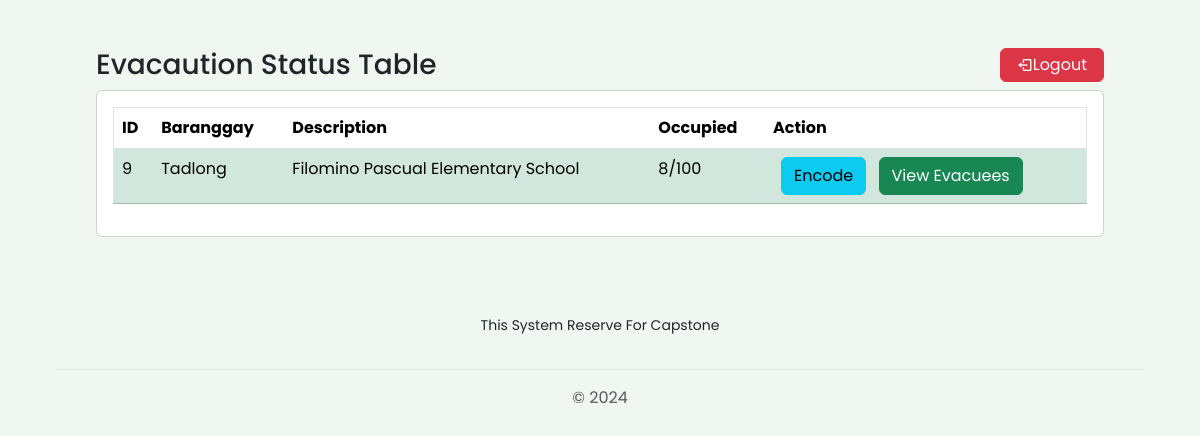
Screenshot of /view/pages/facilitator/dashboard.php (signed in) with the database file from the repository.
### tables this page shows
CREATE TABLE `tbl_evacuation_location` (
  `id` int(11) NOT NULL,
  `location_id` varchar(255) NOT NULL,
  `location_name` varchar(255) NOT NULL,
  `location_description` varchar(255) NOT NULL,
  `location_latitude` varchar(255) NOT NULL,
  `location_longhitude` varchar(255) NOT NULL,
  `location_current_no_of_evacuue` int(255) NOT NULL,
  `location_max_accommodate` int(255) NOT NULL,
  `facilitator_id` int(255) NOT NULL
);

### connection/connection.php (called while the page is built, shortened)
<?php
class config {
    public function __construct(){
        $dsn = "mysql:host=".H.";dbname=".DB;
        $username = U;
        $password = P;
        try {
            $this->pdo = new PDO($dsn, $username, $password);
        } catch (PDOException $e) {
            die("Connection failed: " . $e->getMessage());
        }
    }
}
?>

### controller/FacilitatorController.php (called while the page is built, shortened)
<?php
    require('../../../services/FacilitatorServices.php');
    $facilitatorServices = new FacilitatorServices();
?>

### services/FacilitatorServices.php (called while the page is built, shortened)
<?php
require_once("../../../connection/connection.php");
class FacilitatorServices extends config {
    public function getEvacuationStatus($id) {
        try {
            $query = "SELECT `id`, `location_id`, `location_name`, `location_description`, `location_latitude`, `location_longhitude`, `location_current_no_of_evacuue`, `location_max_accommodate`, `facilitator_id`
                      FROM `tbl_evacuation_location`
                      WHERE `facilitator_id` = :id";
            $stmt = $this->pdo->prepare($query);
            $stmt->bindParam(':id', $id, PDO::PARAM_INT);
            $stmt->execute();
            $calamities = $stmt->fetchAll(PDO::FETCH_ASSOC);
            return $calamities;
        } catch (PDOException $e) {
            echo "Error: " . $e->getMessage();
        }
    }
}
?>

### view/pages/facilitator/dashboard.php (the view, shortened to what this page needs)
<?php
   include_once('../../../controller/FacilitatorController.php');
if(isset($_SESSION['facilitator_id'])){
    $id = $_SESSION['facilitator_id'];
    $evacautionStatus = $facilitatorServices->getEvacuationStatus($id);
}
?>
<!DOCTYPE html>
<html lang="en">
<head>
    <link rel="stylesheet" href="https://unpkg.com/leaflet@1.9.4/dist/leaflet.css" />
    <link href="https://cdn.jsdelivr.net/npm/bootstrap@5.3.3/dist/css/bootstrap.min.css" rel="stylesheet">
    <link rel="stylesheet" href="https://cdnjs.cloudflare.com/ajax/libs/font-awesome/6.6.0/css/all.min.css" />
    <link rel="stylesheet" href="../../css/sidebar.css">
    <link href='https://unpkg.com/boxicons@2.1.1/css/boxicons.min.css' rel='stylesheet'>
</head>
<body class="px-1 px-md-5">
<div class="p-2 p-md-5">
    <div class="p-0">
        <div class="d-flex justify-content-between">
            <h3 class="text-dark">Evacaution Status Table</h3>
            <div class='bottom-content'>
                <form action='' method='post'>
                        <button type='submit' class='d-flex w-100 btn btn-danger p-0 px-3 py-2' style='padding-left: -10px'>
                            <i class='bx bx-log-out icon p-0 m-0' style='margin-left: -10px;'></i>
                            <span class='text nav-text text-start' style='line-height: 1;'>Logout</span>
                        </button>
                </form>
            </div>
        </div>
        <div class="table-responsive card p-3">
            <table border="1" class="table p-3" id="pestData">
                <thead>
                    <tr>
                        <th>ID</th>
                        <th>Baranggay</th>
                        <th>Description</th>
                        <th>Occupied</th>
                        <th>Action</th>
                    </tr>
                </thead>
                <tbody>
                    <?php if (!empty($evacautionStatus)): ?>
                        <?php foreach ($evacautionStatus as $evacaution): ?>
                            <tr
                            class="<?php
                                        $percentage = 0;
                                        if ($evacaution['location_max_accommodate'] > 0) {
                                            $percentage = ($evacaution['location_current_no_of_evacuue'] / $evacaution['location_max_accommodate']) * 100;
                                        }
                                        if ($percentage <= 50) {
                                            echo 'table-success';
                                        } elseif ($percentage <= 75) {
                                            echo 'table-info';
                                        } elseif ($percentage <= 99) {
                                            echo 'table-warning';
                                        } else {
                                            echo 'table-danger';
                                        }
                                    ?>
                                    ">
                                <td><?php echo htmlspecialchars($evacaution['id']); ?></td>
                                <td><?php echo htmlspecialchars($evacaution['location_name']); ?></td>
                                <td><?php echo htmlspecialchars($evacaution['location_description']); ?></td>
                                <td><?php echo htmlspecialchars($evacaution['location_current_no_of_evacuue'].'/'.$evacaution['location_max_accommodate']); ?></td>
                                <td>
                                <?php if ($evacaution['location_current_no_of_evacuue'] == $evacaution['location_max_accommodate']) { ?>
                                    <span class="text-dark mx-0 mx-md-2 my-1 my-md-0">Full</span>
                                <?php } else { ?>
                                     <button type="button" class="btn btn-info mx-0 mx-md-2 my-1 my-md-0"
                                        data-bs-toggle="modal"
                                        data-bs-target="#updateModal"
                                        data-bs-id="<?php echo htmlspecialchars($evacaution['id']); ?>"
                                        data-bs-locid="<?php echo htmlspecialchars($evacaution['location_id']); ?>"
                                        data-bs-brgy="<?php echo htmlspecialchars($evacaution['location_name']); ?>"
                                        data-bs-current="<?php echo htmlspecialchars($evacaution['location_current_no_of_evacuue']); ?>"
                                        data-bs-max="<?php echo htmlspecialchars($evacaution['location_max_accommodate']); ?>">
                                        Encode
                                    </button>
                                <?php } ?>
                                <a href="evacuaeinfo.php?locID=<?php echo htmlspecialchars($evacaution['location_id']); ?>&locName=<?php echo htmlspecialchars($evacaution['location_name']); ?>&locDesciption=<?php echo htmlspecialchars($evacaution['location_description']); ?>" class="btn btn-success">View Evacuees</a>
                            </td>
                            </tr>
                        <?php endforeach; ?>
                    <?php else: ?>
                        <tr>
                            <td colspan="6" class="text-center">No records found.</td>
                        </tr>
                    <?php endif; ?>
                </tbody>
            </table>
        </div>
    </div>
</div>
<?php require_once('../../components/footer.php')?>

### view/css/sidebar.css (style rules this page uses)
* { margin: 0; padding: 0; box-sizing: border-box; font-family: 'Poppins', sans-serif; }
:root { --body-color: #f0f6f0; --sidebar-color: #FFF; --primary-color: #40aa44; --primary-color-light: #fffbf5; --toggle-color: #DDD; --text-color: #707070; --tran-03: all 0.2s ease; --tran-03: all 0.3s ease; --tran-04: all 0.3s ease; --tran-05: all 0.3s ease; }
body { min-height: 100vh; background-color: var(--body-color); transition: var(--tran-05); }

### rows the page displays
tbl_evacuation_location: id "9", location_name "Tadlong", location_description "Filomino Pascual Elementary School", location_current_no_of_evacuue+location_max_accommodate "8/100"
